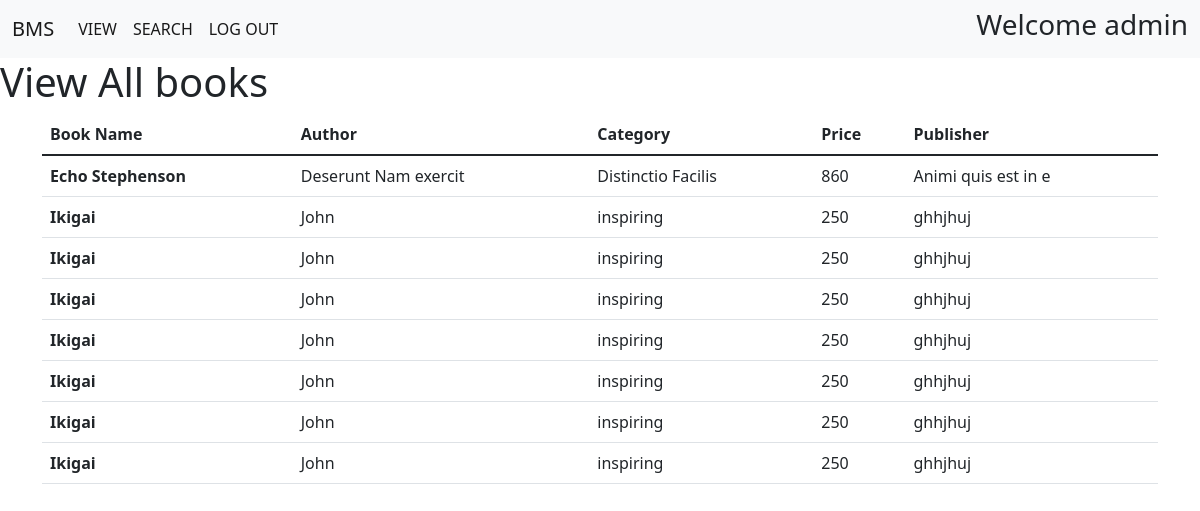
/userview (signed in), run on the app's committed database.
### tables this page shows
CREATE TABLE BOOKS(
    ID INTEGER PRIMARY KEY AUTOINCREMENT,
    BOOKNAME TEXT,
    AUTHOR TEXT,
    CATEGORY TEXT,
    PRICE TEXT,
    PUBLISHER TEXT);

### main.py (the view)
@app1.route("/userview")
def usview():
    if not session.get("name"):
        return redirect("/userlogin")
    else:
        cur = con.cursor()
        cur.execute("SELECT * FROM BOOKS")
        res = cur.fetchall()
        return render_template("userview.html", bookss=res)

### templates/userview.html (shortened to what this page needs)
{% extends "userbase.html" %}
{% block content %}
<h1>View All books </h1>
<div class="container">
    <div class="row">
        <div class="col col-sm-12 col-md-12 col-lg-12 col-xl-12 col-xxl-12">
            <table class="table">
                <thead>
                    <tr>
                        <th scope="col">Book Name</th>
                        <th scope="col">Author</th>
                        <th scope="col">Category</th>
                        <th scope="col">Price</th>
                        <th scope="col">Publisher</th>
                    </tr>
                </thead>
                <tbody>
                    {% for i in bookss %}
                    <tr>
                        <th scope="row">{{i[1]}}</th>
                            <td>{{i[2]}}</td>
                            <td>{{i[3]}}</td>
                            <td>{{i[4]}}</td>
                            <td>{{i[5]}}</td>
                    </tr>
                    {% endfor %}
                </tbody>
            </table>
        </div>
    </div>
</div>
{% endblock %}

### templates/userbase.html (style rules this page uses)
body { background-image: url('https://encrypted-tbn0.gstatic.com/images?q=tbn:ANd9GcTzjwGvJs7EXM7CqrEGt6J6Yts2sChRQZSP4A&usqp=CAU'); background-repeat: no-repeat; background-attachment: fixed; background-size: cover; background-size: 100% 100%; }

### templates/userview.html (style rules this page uses)
body { background-image: url('https://encrypted-tbn0.gstatic.com/images?q=tbn:ANd9GcTzjwGvJs7EXM7CqrEGt6J6Yts2sChRQZSP4A&usqp=CAU'); background-repeat: no-repeat; background-attachment: fixed; background-size: cover; background-size: 100% 100%; }

### data on the page
BOOKS: BOOKNAME "Echo Stephenson", AUTHOR "Deserunt Nam exercit", CATEGORY "Distinctio Facilis", PRICE "860", PUBLISHER "Animi quis est in e"
BOOKS: BOOKNAME "Ikigai", AUTHOR "John", CATEGORY "inspiring", PRICE "250", PUBLISHER "ghhjhuj"
BOOKS: BOOKNAME "Ikigai", AUTHOR "John", CATEGORY "inspiring", PRICE "250", PUBLISHER "ghhjhuj"
BOOKS: BOOKNAME "Ikigai", AUTHOR "John", CATEGORY "inspiring", PRICE "250", PUBLISHER "ghhjhuj"
BOOKS: BOOKNAME "Ikigai", AUTHOR "John", CATEGORY "inspiring", PRICE "250", PUBLISHER "ghhjhuj"
BOOKS: BOOKNAME "Ikigai", AUTHOR "John", CATEGORY "inspiring", PRICE "250", PUBLISHER "ghhjhuj"
BOOKS: BOOKNAME "Ikigai", AUTHOR "John", CATEGORY "inspiring", PRICE "250", PUBLISHER "ghhjhuj"
BOOKS: BOOKNAME "Ikigai", AUTHOR "John", CATEGORY "inspiring", PRICE "250", PUBLISHER "ghhjhuj"

### other printed values
{{ session.name }} "admin"
